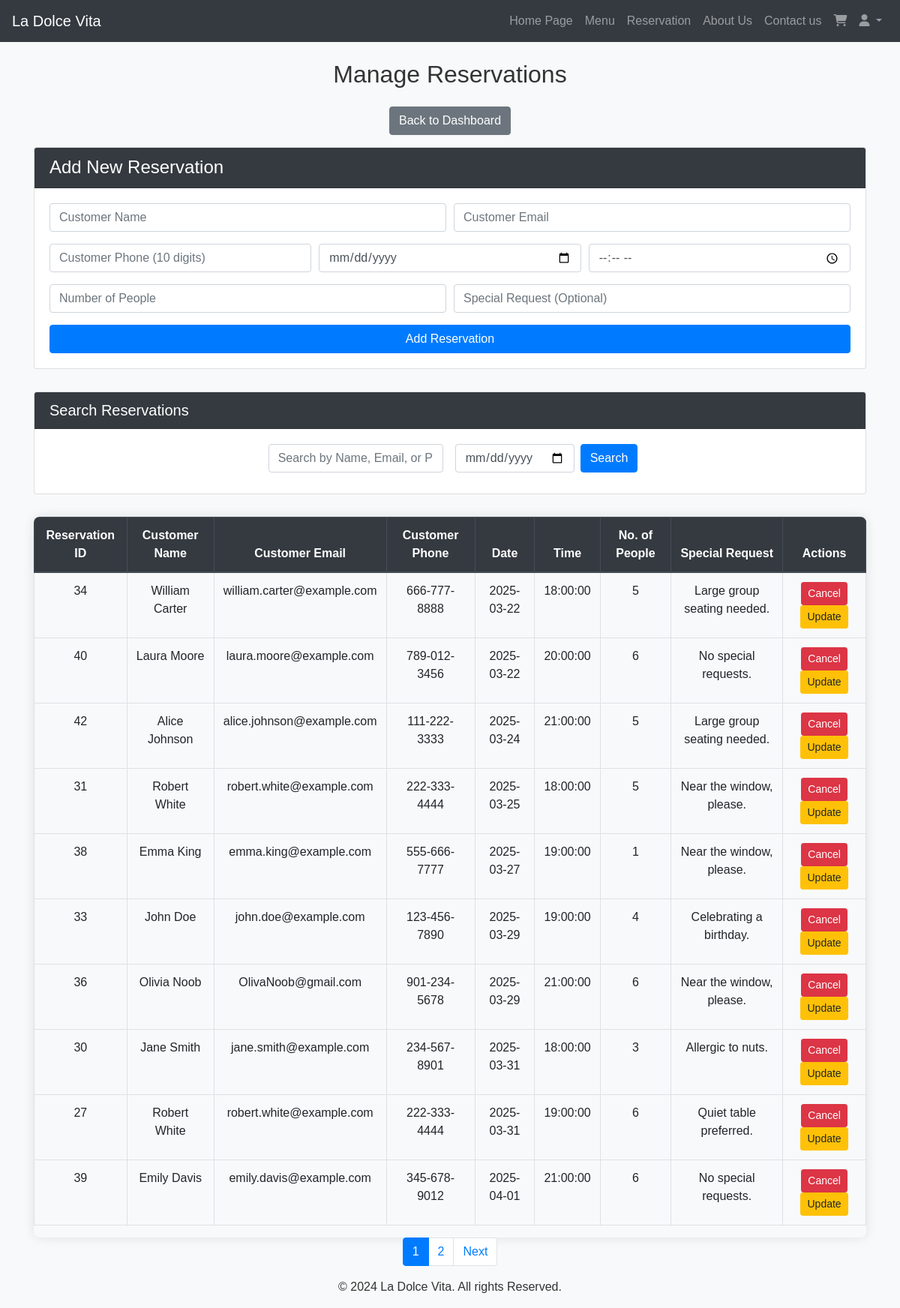
Page /index.php?page=admin_manage_reservations (signed in) on the earlier database version.
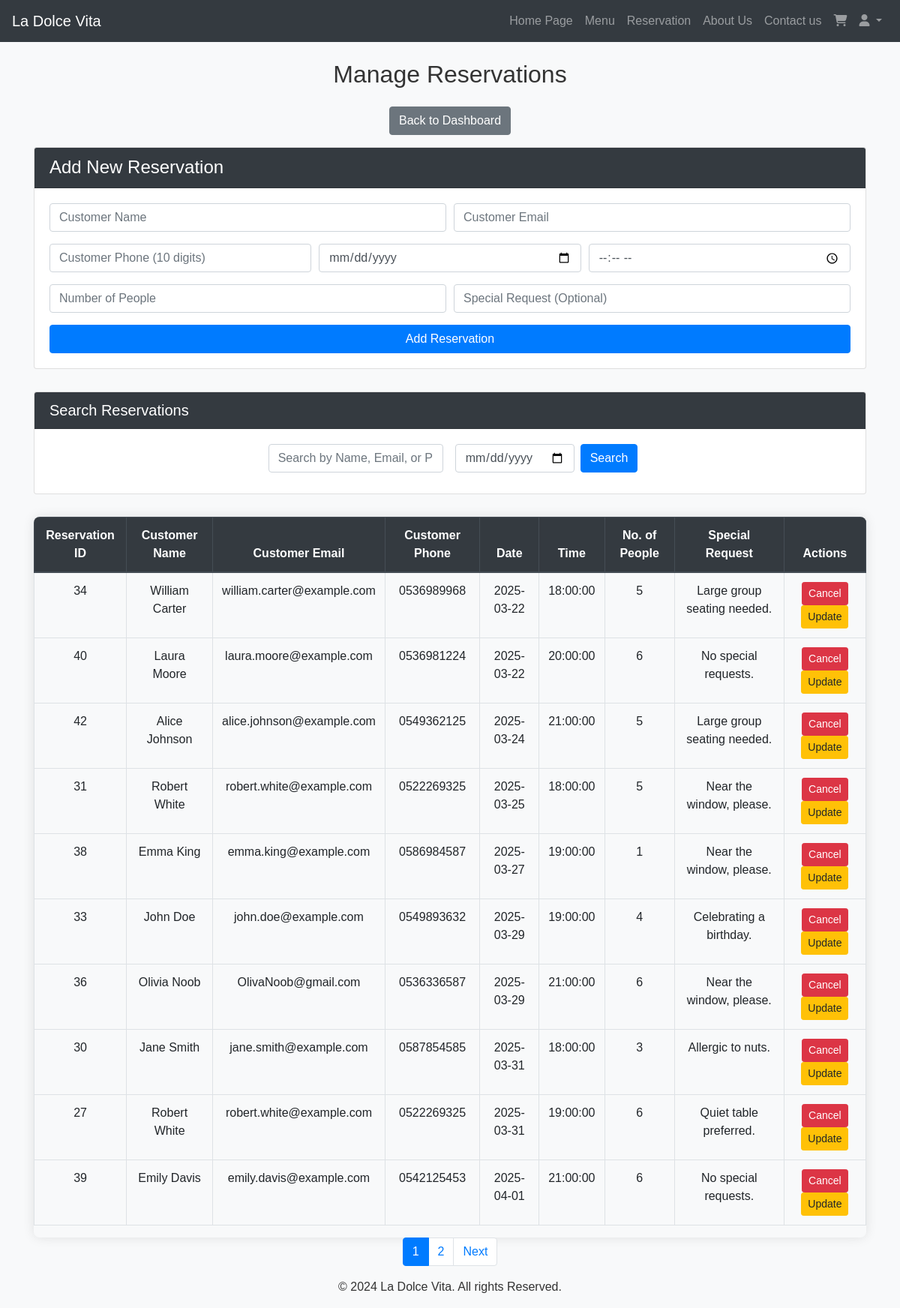
Same page on the later database version.
### tables this page shows
CREATE TABLE IF NOT EXISTS `reservations` (
  `ReservationID` int NOT NULL AUTO_INCREMENT,
  `CustomerName` varchar(255) NOT NULL,
  `CustomerEmail` varchar(255) NOT NULL,
  `CustomerPhone` varchar(255) NOT NULL,
  `ReservationDate` date NOT NULL,
  `ReservationTime` time NOT NULL,
  `NumberOfPeople` int NOT NULL,
  `SpecialRequest` text,
  `CreatedAt` timestamp NULL DEFAULT CURRENT_TIMESTAMP,
  PRIMARY KEY (`ReservationID`)
);

### src/controller/admin/ReservationsManagement.php (the view, shortened to what the changed rows need)
<?php
require_once realpath(__DIR__ . '/../../../config/config.php');
$p = isset($_GET['p']) ? (int)$_GET['p'] : 1;
$limit = 10;
$offset = ($p - 1) * $limit;
$whereClause = " WHERE 1=1 ";
$paramTypes = "";
$params = [];
$filter_query = "SELECT * FROM reservations" . $whereClause . " ORDER BY ReservationDate ASC, ReservationTime ASC LIMIT ? OFFSET ?";
$paramTypes .= "ii";
$params[] = $limit;
$params[] = $offset;
$stmt = $mysqli->prepare($filter_query);
$stmt->bind_param($paramTypes, ...$params);
$stmt->execute();
$result = $stmt->get_result();
?>
<!DOCTYPE html>
<html lang="en">
<head>
    <link rel="stylesheet" href="https://stackpath.bootstrapcdn.com/bootstrap/4.5.2/css/bootstrap.min.css">
    <link rel="stylesheet" href="https://cdnjs.cloudflare.com/ajax/libs/font-awesome/5.15.4/css/all.min.css">
    <link rel="stylesheet" href="/assets/css/styles.css">
</head>
<body>
    <div class="container mt-4">
        <h2 class="text-center mb-4">Manage Reservations</h2>
        <div class="table-container">
            <div class="table-responsive">
                <table class="table table-hover table-bordered text-center">
                    <thead class="thead-dark">
                        <tr>
                            <th scope="col">Reservation ID</th>
                            <th scope="col">Customer Name</th>
                            <th scope="col">Customer Email</th>
                            <th scope="col">Customer Phone</th>
                            <th scope="col">Date</th>
                            <th scope="col">Time</th>
                            <th scope="col">No. of People</th>
                            <th scope="col">Special Request</th>
                            <th scope="col">Actions</th>
                        </tr>
                    </thead>
                    <tbody>
                        <?php
                        if ($result && mysqli_num_rows($result) > 0) {
                            while ($row = $result->fetch_assoc()) {
                                echo "<tr>";
                                echo "<td>" . htmlspecialchars($row['ReservationID']) . "</td>";
                                echo "<td>" . htmlspecialchars($row['CustomerName']) . "</td>";
                                echo "<td>" . htmlspecialchars($row['CustomerEmail']) . "</td>";
                                echo "<td>" . htmlspecialchars($row['CustomerPhone']) . "</td>";
                                echo "<td>" . htmlspecialchars($row['ReservationDate']) . "</td>";
                                echo "<td>" . htmlspecialchars($row['ReservationTime']) . "</td>";
                                echo "<td>" . htmlspecialchars($row['NumberOfPeople']) . "</td>";
                                echo "<td>" . htmlspecialchars($row['SpecialRequest']) . "</td>";
                                echo "<td>
                                        <form action='index.php?page=admin_manage_reservations' method='POST' class='d-inline' onsubmit=\"return confirm('Are you sure you want to cancel this reservation?');\">
                                            <input type='hidden' name='reservation_id' value='" . htmlspecialchars($row['ReservationID']) . "'>
                                            <button type='submit' name='cancel_reservation' class='btn btn-danger btn-sm'>Cancel</button>
                                        </form>
                                        <button class='btn btn-warning btn-sm' data-toggle='modal' data-target='#editReservationModal" . htmlspecialchars($row['ReservationID']) . "'>Update</button>
                                        <div class='modal fade' id='editReservationModal" . htmlspecialchars($row['ReservationID']) . "' tabindex='-1' role='dialog'>
                                                            <input type='hidden' name='reservation_id' value='" . htmlspecialchars($row['ReservationID']) . "'>
                                                                <input type='text' name='name' class='form-control' value='" . htmlspecialchars($row['CustomerName']) . "' required>
                                                                <input type='email' name='email' class='form-control' value='" . htmlspecialchars($row['CustomerEmail']) . "' required>
                                                                <input type='tel' name='phone' class='form-control' value='" . htmlspecialchars($row['CustomerPhone']) . "' required>
                                                                <input type='date' name='date' class='form-control' value='" . htmlspecialchars($row['ReservationDate']) . "' required>
                                                                <input type='time' name='time' class='form-control' value='" . htmlspecialchars($row['ReservationTime']) . "' required>
                                                                <input type='number' name='people' class='form-control' value='" . htmlspecialchars($row['NumberOfPeople']) . "' required>
                                                                <input type='text' name='request' class='form-control' value='" . htmlspecialchars($row['SpecialRequest']) . "'>
                                        </div>
                                      </td>";
                                echo "</tr>";
                            }
                        } else {
                            echo "<tr><td colspan='9'>No reservations found.</td></tr>";
                        }
                        ?>
                    </tbody>
                </table>
            </div>
        </div>
    </div>
</body>
</html>

Differences in the rows shown:
changed reservations "William Carter": CustomerPhone "666-777-8888" → "0536989968"
changed reservations "Laura Moore": CustomerPhone "789-012-3456" → "0536981224"
changed reservations "Alice Johnson": CustomerPhone "111-222-3333" → "0549362125"
changed reservations id 31: CustomerPhone "222-333-4444" → "0522269325"
changed reservations "Emma King": CustomerPhone "555-666-7777" → "0586984587"
changed reservations "John Doe": CustomerPhone "123-456-7890" → "0549893632"
changed reservations "Olivia Noob": CustomerPhone "901-234-5678" → "0536336587"
changed reservations "Jane Smith": CustomerPhone "234-567-8901" → "0587854585"
changed reservations "Quiet table preferred.": CustomerPhone "222-333-4444" → "0522269325"
changed reservations "Emily Davis": CustomerPhone "345-678-9012" → "0542125453"
